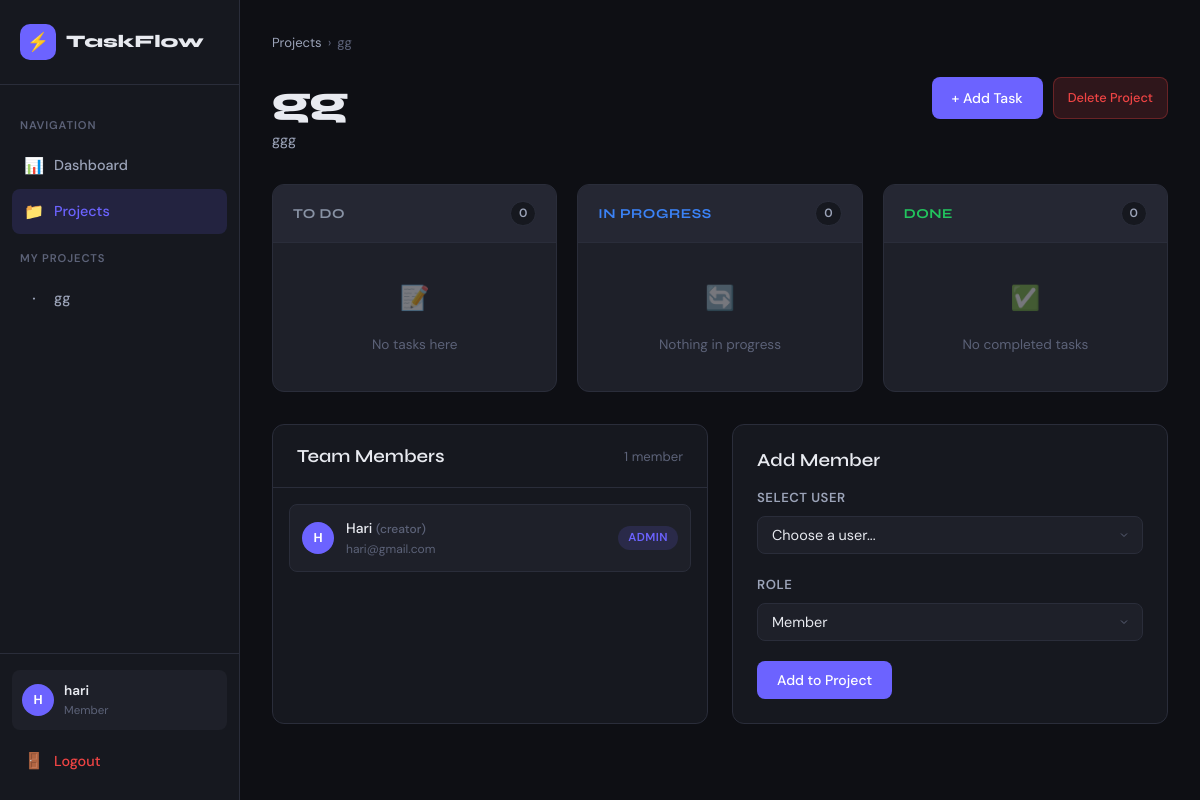
Page /projects/1/ (signed in) on the committed database.
### core/models.py (models this page shows, shortened)
class Project(models.Model):
    name = models.CharField(max_length=200)
    description = models.TextField(blank=True)
    creator = models.ForeignKey(User, on_delete=models.CASCADE, related_name='created_projects')
    members = models.ManyToManyField(User, through='ProjectMember', related_name='projects')
    created_at = models.DateTimeField(auto_now_add=True)
    def is_admin(self, user):
        return self.creator == user or self.projectmember_set.filter(user=user, role='admin').exists()
    def is_member(self, user):
        return self.members.filter(id=user.id).exists() or self.creator == user

class ProjectMember(models.Model):
    ROLE_CHOICES = [
        ('admin', 'Admin'),
        ('member', 'Member'),
    ]
    project = models.ForeignKey(Project, on_delete=models.CASCADE)
    user = models.ForeignKey(User, on_delete=models.CASCADE)
    role = models.CharField(max_length=10, choices=ROLE_CHOICES, default='member')
    joined_at = models.DateTimeField(auto_now_add=True)
    class Meta:
        unique_together = ('project', 'user')

### core/views.py (the view)
# urls.py: path('projects/<int:pk>/', views.project_detail_view, name='project_detail'),
@login_required
def project_detail_view(request, pk):
    project = get_object_or_404(Project, pk=pk)
    user = request.user
    if not project.is_member(user):
        messages.error(request, 'You are not a member of this project.')
        return redirect('project_list')
    is_admin = project.is_admin(user)
    tasks = project.tasks.all().order_by('status', '-priority', 'due_date')
    members = project.projectmember_set.select_related('user').all()
    all_users = User.objects.exclude(id__in=project.members.values_list('id', flat=True)).exclude(id=project.creator.id)
    context = {
        'project': project,
        'tasks': tasks,
        'members': members,
        'is_admin': is_admin,
        'all_users': all_users,
        'todo_tasks': tasks.filter(status='todo'),
        'in_progress_tasks': tasks.filter(status='in_progress'),
        'done_tasks': tasks.filter(status='done'),
    }
    return render(request, 'projects/detail.html', context)

### core/context_processors.py (called while the page is built)
def user_projects(request):
    if request.user.is_authenticated:
        projects = Project.objects.filter(
            Q(creator=request.user) | Q(members=request.user)
        ).distinct().order_by('name')[:8]
        return {'user_projects': projects}
    return {'user_projects': []}

### templates/projects/detail.html (shortened to what this page needs)
{% extends 'base.html' %}
{% block content %}
{% with user_projects='' %}
<div class="breadcrumb">
  <a href="{% url 'project_list' %}">Projects</a>
  <span class="breadcrumb-sep">›</span>
  <span>{{ project.name }}</span>
</div>
<div class="page-header">
  <div>
    <h1 class="page-title">{{ project.name }}</h1>
    {% if project.description %}
    <p class="page-subtitle">{{ project.description }}</p>
    {% endif %}
  </div>
  <div style="display:flex;gap:10px;flex-wrap:wrap;">
    {% if is_admin %}
    <a href="{% url 'task_create' project.pk %}" class="btn btn-primary">+ Add Task</a>
    {% endif %}
    {% if is_admin %}
    <a href="{% url 'project_delete' project.pk %}" class="btn btn-danger btn-sm">Delete Project</a>
    {% endif %}
  </div>
</div>
<div class="board" style="margin-bottom:32px;">
  <div class="board-col">
    <div class="board-col-header">
      <span class="board-col-title" style="color:#8892a4;">TO DO</span>
      <span class="board-col-count">{{ todo_tasks.count }}</span>
    </div>
    <div class="board-col-body">
      {% for task in todo_tasks %}
      <a href="{% url 'task_detail' task.pk %}" style="text-decoration:none;">
        <div class="task-card">
          <div class="priority-dot {{ task.priority }}"></div>
          <div class="task-card-title">{{ task.title }}</div>
          <div class="task-card-meta">
            <span class="badge badge-{{ task.priority }}">{{ task.get_priority_display }}</span>
            {% if task.due_date %}
            <span class="task-card-due {% if task.is_overdue %}overdue{% endif %}">
              {% if task.is_overdue %}⚠️{% endif %} {{ task.due_date }}
            </span>
            {% endif %}
          </div>
          {% if task.assigned_to %}
          <div style="margin-top:10px;display:flex;align-items:center;gap:6px;">
            <div class="avatar" style="width:20px;height:20px;font-size:0.65rem;">{{ task.assigned_to.username|first|upper }}</div>
            <span class="text-sm text-muted">{{ task.assigned_to.username }}</span>
          </div>
          {% endif %}
        </div>
      </a>
      {% empty %}
      <div class="empty-state" style="padding:24px 0;">
        <div class="empty-icon" style="font-size:1.5rem;">📝</div>
        <div class="empty-text">No tasks here</div>
      </div>
      {% endfor %}
    </div>
  </div>
  <div class="board-col">
    <div class="board-col-header">
      <span class="board-col-title" style="color:var(--blue);">IN PROGRESS</span>
      <span class="board-col-count">{{ in_progress_tasks.count }}</span>
    </div>
    <div class="board-col-body">
      {% for task in in_progress_tasks %}
      <a href="{% url 'task_detail' task.pk %}" style="text-decoration:none;">
        <div class="task-card" style="border-left:3px solid var(--blue);">
          <div class="priority-dot {{ task.priority }}"></div>
          <div class="task-card-title">{{ task.title }}</div>
          <div class="task-card-meta">
            <span class="badge badge-{{ task.priority }}">{{ task.get_priority_display }}</span>
            {% if task.due_date %}
            <span class="task-card-due {% if task.is_overdue %}overdue{% endif %}">
              {% if task.is_overdue %}⚠️{% endif %} {{ task.due_date }}
            </span>
            {% endif %}
          </div>
          {% if task.assigned_to %}
          <div style="margin-top:10px;display:flex;align-items:center;gap:6px;">
            <div class="avatar" style="width:20px;height:20px;font-size:0.65rem;">{{ task.assigned_to.username|first|upper }}</div>
            <span class="text-sm text-muted">{{ task.assigned_to.username }}</span>
          </div>
          {% endif %}
        </div>
      </a>
      {% empty %}
      <div class="empty-state" style="padding:24px 0;">
        <div class="empty-icon" style="font-size:1.5rem;">🔄</div>
        <div class="empty-text">Nothing in progress</div>
      </div>
      {% endfor %}
    </div>
  </div>
  <div class="board-col">
    <div class="board-col-header">
      <span class="board-col-title" style="color:var(--green);">DONE</span>
      <span class="board-col-count">{{ done_tasks.count }}</span>
    </div>
    <div class="board-col-body">
      {% for task in done_tasks %}
      <a href="{% url 'task_detail' task.pk %}" style="text-decoration:none;">
        <div class="task-card" style="border-left:3px solid var(--green);opacity:0.75;">
          <div class="task-card-title" style="text-decoration:line-through;color:var(--text-2);">{{ task.title }}</div>
          <div class="task-card-meta">
            {% if task.assigned_to %}
            <div style="display:flex;align-items:center;gap:6px;">
              <div class="avatar" style="width:20px;height:20px;font-size:0.65rem;">{{ task.assigned_to.username|first|upper }}</div>
              <span class="text-sm text-muted">{{ task.assigned_to.username }}</span>
            </div>
            {% endif %}
          </div>
        </div>
      </a>
      {% empty %}
      <div class="empty-state" style="padding:24px 0;">
        <div class="empty-icon" style="font-size:1.5rem;">✅</div>
        <div class="empty-text">No completed tasks</div>
      </div>
      {% endfor %}
    </div>
  </div>
</div>
<div style="display:grid;grid-template-columns:1fr 1fr;gap:24px;">
  <div class="card" style="padding:0;overflow:hidden;">
    <div class="section-header" style="padding:20px 24px;margin:0;">
      <h3>Team Members</h3>
      <span class="text-sm text-muted">{{ members.count }} member{{ members.count|pluralize }}</span>
    </div>
    <div style="padding:16px;">
      <div class="member-list">
        {% for pm in members %}
        <div class="member-item">
          <div class="avatar">{{ pm.user.username|first|upper }}</div>
          <div class="member-info">
            <div class="member-name">
              {{ pm.user.get_full_name|default:pm.user.username }}
              {% if pm.user == project.creator %}<span style="color:var(--text-3);font-size:0.75rem;"> (creator)</span>{% endif %}
            </div>
            <div class="member-email">{{ pm.user.email }}</div>
          </div>
          <span class="badge badge-{{ pm.role }}">{{ pm.get_role_display }}</span>
        </div>
        {% endfor %}
      </div>
    </div>
  </div>
  {% if is_admin %}
  <div class="card">
    <h3 style="margin-bottom:16px;">Add Member</h3>
    {% if all_users %}
    <form method="post" action="{% url 'add_member' project.pk %}">
      <div class="form-group">
        <label class="form-label">Select User</label>
        <select name="user_id" class="form-control" required>
          <option value="">Choose a user...</option>
        </select>
      </div>
      <div class="form-group">
        <label class="form-label">Role</label>
        <select name="role" class="form-control">
          <option value="member">Member</option>
        </select>
      </div>
      <button type="submit" class="btn btn-primary">Add to Project</button>
    </form>
    {% else %}
    <div class="empty-state" style="padding:16px 0;">
      <div class="empty-icon" style="font-size:1.5rem;">👥</div>
      <div class="empty-text">All registered users are already in this project.</div>
    </div>
    {% endif %}
  </div>
  {% endif %}
</div>
{% endwith %}
{% endblock %}

### templates/base.html (shortened to what this page needs)
<!DOCTYPE html>
<html lang="en">
<head>
  {% load static %}
  <link rel="stylesheet" href="{% static 'css/main.css' %}">
</head>
<body>
<div class="app-wrapper">
  <aside class="sidebar">
    <div class="sidebar-logo">
      <div class="logo-icon">⚡</div>
      <span class="logo-text">TaskFlow</span>
    </div>
    <nav class="sidebar-nav">
      <div class="nav-label">Navigation</div>
      <a href="{% url 'dashboard' %}" class="nav-item {% if request.resolver_match.url_name == 'dashboard' %}active{% endif %}">
        <span class="icon">📊</span> Dashboard
      </a>
      <a href="{% url 'project_list' %}" class="nav-item {% if 'project' in request.resolver_match.url_name %}active{% endif %}">
        <span class="icon">📁</span> Projects
      </a>
      {% if user_projects %}
      <div class="nav-label">My Projects</div>
      {% for p in user_projects %}
      <a href="{% url 'project_detail' p.pk %}" class="nav-item">
        <span class="icon">·</span> {{ p.name|truncatechars:20 }}
      </a>
      {% endfor %}
      {% endif %}
    </nav>
    <div class="sidebar-footer">
      <div class="user-card">
        <div class="avatar">{{ user.username|first|upper }}</div>
        <div class="user-info">
          <div class="user-name">{{ user.username }}</div>
          <div class="user-role">Member</div>
        </div>
      </div>
      <a href="{% url 'logout' %}" class="nav-item mt-2" style="color: var(--red);">
        <span class="icon">🚪</span> Logout
      </a>
    </div>
  </aside>
  <main class="main-content">
    {% block content %}{% endblock %}
  </main>
</div>
</body>
</html>

### rows in the picture
Project: name "gg", description "ggg"
ProjectMember: user.username|first "H", user.get_full_name "Hari", shows "(creator)", user.email "hari@gmail.com", role "ADMIN"

### other values in the picture
{{ user.username|first|upper }} "H"
{{ user.username }} "hari"
{{ todo_tasks.count }} "0"
{{ in_progress_tasks.count }} "0"
{{ done_tasks.count }} "0"
{{ members.count }} "1"
